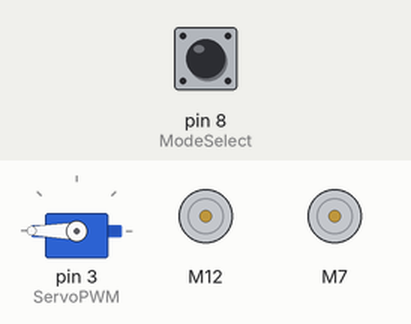
Recording of a sketch running on a simulated Arduino Uno, built with avr-gcc and run on an emulated ATmega328P. Parts: servo, 2 × DC motor (green arrow = forward, orange = backward, longer = faster). The inputs (shaded band) are chosen by the test bench; at power-on: pin 8 (ModeSelect) HIGH. EEPROM starts erased.

Above: at 1.2 s.
1.3 s: pin 8 (ModeSelect) pulled LOW for 3.2 s
At 2.1 s:
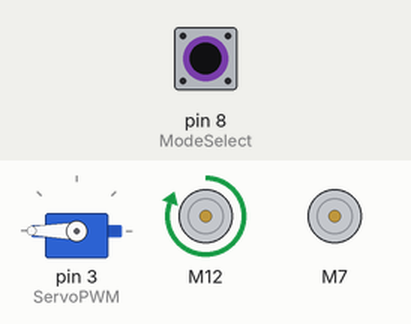
6.0 s: pin 8 (ModeSelect) pulled LOW for 0.15 s
At 8.92 s:
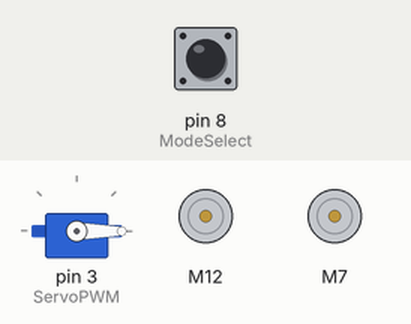
9.1 s: pin 8 (ModeSelect) pulled LOW for 1 s
At 10.4 s:
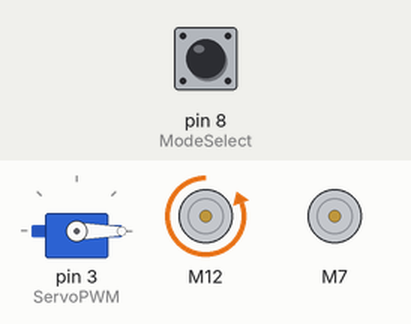
12.3 s: pin 8 (ModeSelect) pulled LOW for 0.15 s
At 12.9 s:
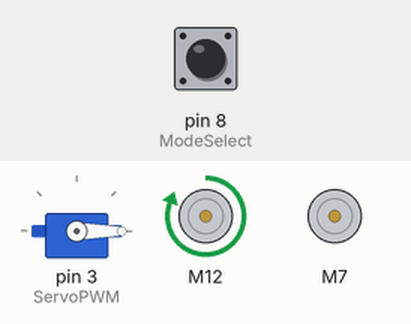
15.4 s: pin 8 (ModeSelect) pulled LOW for 0.15 s
At 15.56 s:
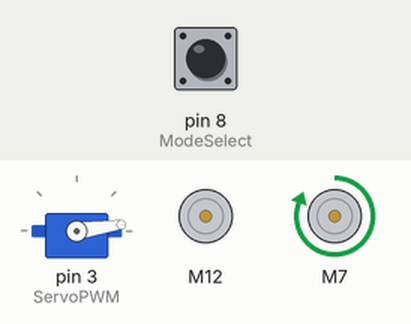
Timing chart, 0 to 19.5 s (numbered marks = the images above; inputs shaded):
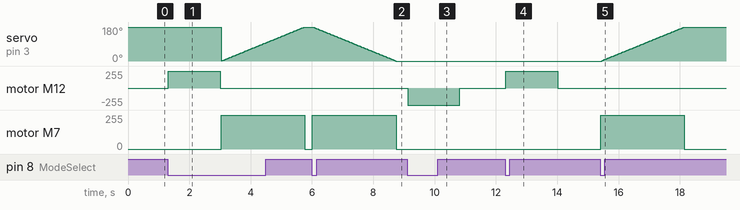

The sketch:

TB6612_Control_Actuator_Servo_project.ino
```cpp
/*#################__add includes here__#############################################################################*/

#include <Servo.h>            //include servo library               //!!!!these librarys may need to be installed!!!!
#include <EEPROM.h>           //include Eeprom library
#include <SparkFun_TB6612.h>  //include sparkfun TB6612 library

/*#################__add defines here__##############################################################################*/

#define AIN1 12       //AI2 of control board connected to Arduino pin 12
#define AIN2 11       //AI2 of control board connected to Arduino pin 11
#define PWMA 10       //PWMA of control board connected to Arduino pin 10
#define STBY 13       //STBY of control board connected to Arduino pin 13
#define BIN1 7        //BI1 of control board connected to Arduino pin 7
#define BIN2 6        //BI2 of control board connected to Arduino pin 6
#define PWMB 5        //PWMB of control board connected to Arduino pin 5
#define ServoPWM 3    //Servo PWM input connected to Arduino pin 3
#define ModeSelect 8  //User mode select switch ci=onnected to Arduino pin 8

#define servo_addr 0    //address 0 location for storing servo position
#define mode_addr 1     //address 1 location for storing mode
#define lastMode_addr 2 //address 2 location for storing lastMode

const int offsetA = 1;  //needed by sparkfun library to set up the motor instance(actuator) below, (value can be 1 or -1)
const int offsetB = 1;  //needed by sparkfun library to set up the motor instance(servo) below, (value can be 1 or -1)
/*#################__add variable's here__############################################################################*/

int servoPosition = 0;  //initialize variable servoPosition
int buttonState = 0;    //initialize variable buttonState
int mode = 0;           //initialize variable mode
int lastMode = 0;       //initialize variable lastMode

/*#################__add instance's here__#############################################################*/

Servo myservo;                                            //set up an instance of Servo called myservo
Motor actuator = Motor(AIN1, AIN2, PWMA, offsetA, STBY);  //set up an instance of Motor called actuator
Motor servo = Motor(BIN1, BIN2, PWMB, offsetB, STBY);     //set up an instance of Motor called servo

/*#################__add function prototypes here__####################################################*/

void mode_0(void); //wait here for user command (push button)
void mode_1(void); //extract horizontally
void mode_2(void); //extract vertically
void mode_3(void); //retract mode 2
void mode_4(void); //retract mode 1

/*#################__add setup here__########################################################################################################################################################*/

void setup() {
  servoPosition = EEPROM.read(servo_addr); //recover servo to this last known position after power loss
  myservo.write(servoPosition);            //start servo in last known position
  mode = EEPROM.read(mode_addr);           //recover last known user mode after power loss
  lastMode = EEPROM.read(lastMode_addr);   //recover last known pervious user mode after power loss
  pinMode(ModeSelect, INPUT_PULLUP);       //setup up Arduino pin 8(ModeSelect) as input pin from user mode select switch, pullup activated, pin 8 sets high and is pulled low by switch press
  myservo.attach(ServoPWM);                //attaches Arduino PWM pin 3(ServoPWM) to the servo motor, controls servo position
}

/*#################__add forever loop here__#################################################################################################################################################*/

void loop() {

   if (lastMode != mode){ //check to see if lastMode not equal present mode

      if (mode > 4)      //check if mode selected is greater than 4 if so end of cycle and reset to mode 1
          mode = 1;      //set mode to mode 1

      if (mode == 1)     //check if mode 1 is selected
          mode_1();      //excute mode 1 function

      if (mode == 2)     //check if mode 2 is selected
          mode_2();      //excute mode 2 function

      if (mode == 3)     //check if mode 3 is selected
          mode_3();      //excute mode 3 function

      if (mode == 4)     //check if mode 4 is selected
          mode_4();      //excute mode 4 function
   }
   else{                 //else if last mode is equal to present mode
      mode_0();          //excute mode 0 and wait for user input
   }

}

/*#################__add functions here__####################################################*/

//wait here for user command (push button)

void mode_0(void){
  while(lastMode == mode){    //loop here till user has selected new mode
    buttonState = digitalRead(ModeSelect); //Check if user has pressed the button

    if (buttonState == 0)    //Check if user mode select switch has been pressed
        delay(15);           //debounce switch so we dont get more than one single press

    if (buttonState == 0){   //Check if user mode select switch is still pressed.
        mode ++;             //increment mode (0-4 inclusive)
        EEPROM.write(mode_addr, mode); //save selected mode
    }
  }
}

//extract horizontally

void mode_1(void){
  actuator.drive(255,1700);               //extract horizontally, 255 connects power forward polairty, 1700 is delay in ms it takes to fully extract
  actuator.brake();                       //Cuts power to actuator
  lastMode = mode;                        //last mode = this mode
  EEPROM.write(lastMode_addr, lastMode);  //save last mode
}

//extract vertically

/*if less than 180 degrees of movement is required adjust this "servoPosition <= 180" to between min 0-180 max */
/*speed of servo can be adjusted in two ways for faster increase the step size "servoPosition += 1", or decrease "delay(15)" and opposite for slower*/

void mode_2(void){
  servo.drive(255);                                                   // connects power forward polairty to servo motor (reverse polairty not used)
  for (servoPosition = 0; servoPosition <= 180; servoPosition += 1) { // goes from 0 degrees to 180 degrees in steps of 1 degree
    myservo.write(servoPosition);                                     // tell servo to go to position in variable servoPosition
    delay(15);                                                        // waits 15ms for the servo to reach the position, speed control
  }
  servo.brake();                                                      //cuts power to servo
  EEPROM.write(servo_addr, 180);                                      //saved servo last position
  lastMode = mode;                                                    //last mode = this mode
  EEPROM.write(lastMode_addr, lastMode);                              //save last mode
}

  //retract vertically

/*if less than 180 degrees of movement is required adjust mode 2 frist and give "servoPosition = 180;" the new desired value */
/*speed of servo can be adjusted in two ways for faster increase the step size "servoPosition += 1", or decrease "delay(15)" and opposite for slower*/

void mode_3(void){
  servo.drive(255);                                                   // connects power forward polairty to servo motor (reverse polairty not used)
  for (servoPosition = 180; servoPosition >= 0; servoPosition -= 1) { // goes from 180 degrees to 0 degrees in steps of 1 degree
    myservo.write(servoPosition);                                     // tell servo to go to position in variable servoPosition
    delay(15);                                                        // waits 15ms for the servo to reach the position, speed control
  }
  servo.brake();                                                      //cuts power to servo
  EEPROM.write(servo_addr, 0);                                        //saved servo last position
  lastMode = mode;                                                    //last mode = this mode
  EEPROM.write(lastMode_addr, lastMode);                              //save last mode
}

  //retract horizontally

void mode_4(void){
  actuator.drive(-255,1700);                 //retract horizontally, -255 connects power reverse polarity, 1700 is delay in ms it takes to fully retract
  actuator.brake();                          //cuts actuator power
  lastMode = mode;                           //last mode = this mode
  EEPROM.write(lastMode_addr, lastMode);     //save last mode
}
```

Measured:
- after the input at 1.3 s, motor M12: stopped → forward 255/255 at once, → stopped 1.7 s later; motor M7: stopped → forward 255/255 after 1.7 s, → stopped 2.7 s later
- after the input at 6.0 s, servo on pin 3 (ServoPWM): moves from 180° to 0° over 2.7 s, starting after 0.05 s; motor M7: stopped → forward 255/255 at once, → stopped 2.7 s later
- after the input at 9.1 s, motor M12: stopped → backward 255/255 at once, → stopped 1.7 s later
- after the input at 12.3 s, motor M12: stopped → forward 255/255 at once, → stopped 1.7 s later
- after the input at 15.4 s, servo on pin 3 (ServoPWM): moves from 0° to 180° over 2.7 s, starting after 0.05 s; motor M7: stopped → forward 255/255 at once, → stopped 2.7 s later
